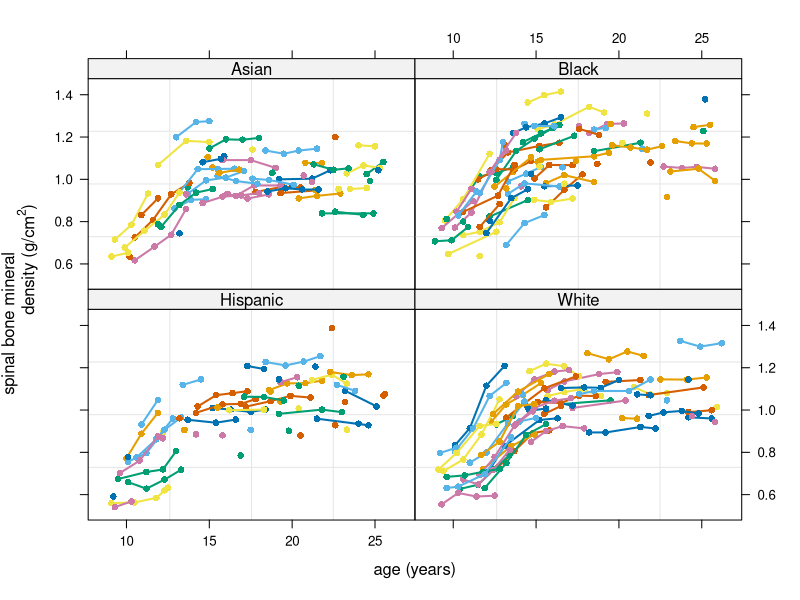

Generate this figure with R: (Note: this script raises an error after producing the figure.)
########## R script: SBMDfemGCV ##########

# For analysis of the spinal bone mineral
# density data using the function gamm() in
# in the package mgcv.

# Last changed: 11 APR 2011 by M.P. Wand

# Load required packages:

library(lattice) ; library(mgcv) 

# Read in and extract data to be analysed:

SBMDfem <- read.table("SBMDfem.txt",header=TRUE)

# Obtain plot of raw data:

SBMDfemVis <- xyplot(spnbmd~age|factor(ethnicity),group=idnum,
                as.table=TRUE,data=SBMDfem,xlab="age (years)",
                ylab=expression(paste("spinal bone mineral
                density (g/c",m^2,")")),
                panel=function(x,y,subscripts,groups)
                {  
                   panel.grid() 
                   panel.superpose(x,y,subscripts,groups,
                                   type="b",pch=16,lwd=2)
                })
print(SBMDfemVis)
wait()

# Do additive mixed model using gamm():

fit <- gamm(spnbmd~s(age)+black+hispanic+white,
            random=list(idnum=~1),data=SBMDfem)


# Plot the fitted age curve:

plot(fit$gam,shade=TRUE,shade.col="palegreen")

# Obtain a residual plot:

plot(fit$lme)

# Obtain numerical summaries:

print(summary(fit$gam)) ; wait()
print(intervals(fit$lme)) ; wait()

# Do likelihood ratio test for ethnicity effect:

fitReduced <- gamm(spnbmd~s(age),random=list(idnum=~1),data=SBMDfem)
logLRstat <- 2*(fit$lme$logLik - fitReduced$lme$logLik)
pValue <- 1 - pchisq(logLRstat,df=3)
cat("Approx. p-value for likelihood ratio test for ethnicity effect is:\n")
print(pValue)

############ End of SBMDfemGCV ##########
